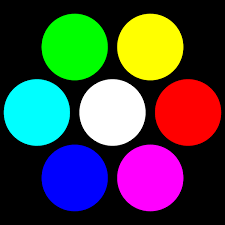
#> input picture module05-contours/circles.png, 225 x 225 px
$ jupyter execute 05_01_Contours.ipynb   (shell and % lines are left out)
#> lines starting #> are read from the running program, lines starting #| are printed output that depends on the picture; after the words box and inside, x2 and y2 are one past the last pixel; in counts of white or black regions, pixels touching at a corner belong together; long printed decimals are rounded
# OpenCV Contours
In general contours are the boundary pixels of an object/image that has same color and intensity. They are useful in shape analysis and object detection/recognition using traditional computer vision algorithms. You can do a lot of analysis based on contours to arrive at a solution to many computer vision problems.

In this Notebook, you will learn the approach and many different aspects of contour analysis.

## <font style="color:rgb(50,120,229)">Objective </font>
 - Learn how to find contour.
 - Learn drawing contour.
 - Learn various properties, such as **centre of mass, area of parameter, fitting bounding box and ellipse**

## 1. Import Libraries

[cell 1]
import cv2
import matplotlib.pyplot as plt
import numpy as np

if 'google.colab' in str(get_ipython()):
    print("Downloading Code to Colab Environment")
    !wget https://www.dropbox.com/sh/vmzfc3wy5wwfrvi/AACY8uK6k6aTF5QJahLkAplta?dl=1 -O module-code.zip -q --show-progress
    !unzip -qq module-code.zip
else:
    pass

[cell 2]
import matplotlib
matplotlib.rcParams['figure.figsize'] = (20.0, 10.0)
matplotlib.rcParams['image.cmap'] = 'gray'

## 2. Load an image and display

[cell 3]
imagePath = 'circles.png'
image = cv2.imread(imagePath)
#> image is the input picture: shape (225, 225, 3); mean B, G, R 70, 70, 70
# Convert to grayscale
imageGray = cv2.cvtColor(image,cv2.COLOR_BGR2GRAY)
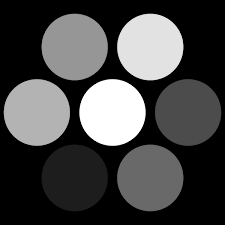
#> imageGray: shape (225, 225); min 0, max 255, mean 70

# Display image
plt.imshow(imageGray)

## 3. Threshold

Thresholding is required to convert the image to black and white, highlighting the objects-of-interest to make things easy for the contour detection algorithm. Thresholding turns the border of the object in the image completely white, with all pixels having the same intensity. The algorithm can now detect the borders of the objects from these white pixels.

[cell 4]
ret, thresh = cv2.threshold(imageGray, 90, 255, cv2.THRESH_BINARY)
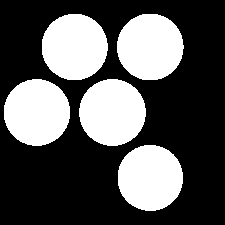
#> thresh: shape (225, 225); 34.3% white; 5 white regions
plt.imshow(thresh)

## 4. Contour Finding
There are many algorithms for finding Contours. Here, We will use the OpenCV function [**`findContours`**](https://docs.opencv.org/4.5.2/d3/dc0/group__imgproc__shape.html#gadf1ad6a0b82947fa1fe3c3d497f260e0) to get the boundaries of the objects.

### <font style="color:rgb(8,133,37)">Function Syntax </font>

```python
contours, hierarchy	=	cv.findContours(image, mode, method[, contours[, hierarchy[, offset]]])
```

Where,

- **`image`**	- input image (8-bit single-channel). Non-zero pixels are treated as 1's. Zero pixels remain 0's, so the image is treated as binary . You can use compare, inRange, threshold , adaptiveThreshold, Canny, and others to create a binary image out of a grayscale or color one.
- **`contours`** - Detected contours. Each contour is stored as a vector of points.
- **`hierarchy`** - Optional output vector containing information about the image topology.
- **`mode`** - Contour retrieval mode, ( RETR_EXTERNAL, RETR_LIST, RETR_CCOMP, RETR_TREE )
- **`method`** - Contour approximation method. ( CHAIN_APPROX_NONE, CHAIN_APPROX_SIMPLE, CHAIN_APPROX_TC89_L1 etc )
- **`offset`** - Optional offset by which every contour point is shifted. This is useful if the contours are extracted from the image ROI and then they should be analyzed in the whole image context.

### <font style="color:rgb(8,133,37)">OpenCV Documentation</font>

[**`drawContours()`**](https://docs.opencv.org/4.5.2/d6/d6e/group__imgproc__draw.html#ga746c0625f1781f1ffc9056259103edbc)

[cell 5]
# Find all contours in the image.
contours, hierarchy = cv2.findContours(thresh, cv2.RETR_LIST, cv2.CHAIN_APPROX_SIMPLE)
#> contours = 5 contours; box (x1, y1, x2, y2) and area: (79, 79, 146, 146) 3414, (117, 14, 184, 80) 3399, (4, 79, 70, 146) 3389, (42, 14, 108, 80) 3365, (118, 145, 183, 211) 3312

[cell 6]
# Number of contours.
print("Number of contours found = {}".format(len(contours)))
#| Number of contours found = 5

# Hierarchy.
print("\nHierarchy : \n{}".format(hierarchy))
#| Hierarchy :
#| [[[ 1 -1 -1 -1]
#|   [ 2  0 -1 -1]
#|   [ 3  1 -1 -1]
#|   [ 4  2 -1 -1]
#|   [-1  3 -1 -1]]]

# 5.1 Drawing Contours

[cell 7]
# Create a copy of the original image.
imageCopy1 = imageGray.copy()
imageCopy1 = cv2.cvtColor(imageCopy1, cv2.COLOR_GRAY2BGR)
# Draw all the contours.
cv2.drawContours(imageCopy1, contours, -1, (0,0,255), 2)
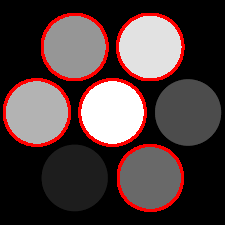
#> imageCopy1: shape (225, 225, 3); mean B, G, R 62.1, 62.1, 80
plt.imshow(imageCopy1[:,:,::-1])

Here we can see that both the inner and outer contours have been detected. What if we only want to detect the outer contours? In that case, we can use `cv2.RETR_EXTERNAL` mode while calling `cv2.findContours` function. To acquire number of contours, we simply find the length of the array.

[cell 8]
# Find external contours in the image.
contours, hierarchy = cv2.findContours(thresh, cv2.RETR_EXTERNAL, cv2.CHAIN_APPROX_SIMPLE)
print("Number of contours found = {}".format(len(contours)))
#| Number of contours found = 5

# Create a copy of the original image.
imageCopy2 = image.copy()

# Draw all the contours.
cv2.drawContours(imageCopy2, contours, -1, (0,0,255), 4)
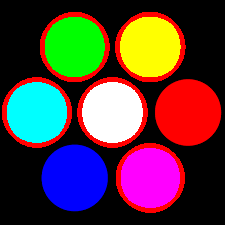
#> imageCopy2: shape (225, 225, 3); 9.19% of pixels changed, all inside (x1, y1, x2, y2) = (2, 12, 186, 213)

# Display.
plt.imshow(imageCopy2[:,:,::-1])

## 5.2 Draw nth contour
Let's see how to draw only the 4th contour. Note that right now we do not know the numbering of contour in terms of the shapes present in the figure.

[cell 9]
# Create a copy of the original image.
imageCopy3 = image.copy()
# Draw contours.
cv2.drawContours(imageCopy3, contours[0], -1, (0,0,255), 4)
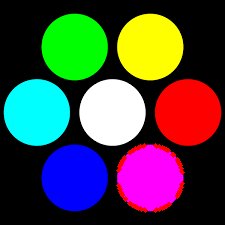
#> imageCopy3: shape (225, 225, 3); 1.25% of pixels changed, all inside (x1, y1, x2, y2) = (116, 143, 185, 213)
# Display.
plt.imshow(imageCopy3[:,:,::-1])

## 6. Contour Properties
Once we detect the contours from an image, it becomes very easy to do further analysis on the basis of various properties of contours. Let us discuss a few useful properties of contours.

### <font style="color:rgb(8,133,37)">OpenCV Documentation</font>

[**`moments()`**](https://docs.opencv.org/4.5.2/d8/d23/classcv_1_1Moments.html)

[**`contourArea()`**](https://docs.opencv.org/4.5.2/d3/dc0/group__imgproc__shape.html#ga2c759ed9f497d4a618048a2f56dc97f1)

[**`boundingRect()`**](https://docs.opencv.org/4.5.2/db/dd6/classcv_1_1RotatedRect.html#a055a5d35e50bce65e3b1dee318dd3044)

[**`minEnclosingCircle()`**](https://docs.opencv.org/4.5.2/d3/dc0/group__imgproc__shape.html#ga8ce13c24081bbc7151e9326f412190f1)

[**`fitEllipse()`**](https://docs.opencv.org/4.5.2/d3/dc0/group__imgproc__shape.html#gaf259efaad93098103d6c27b9e4900ffa)

[**`minAreaRect`**](https://docs.opencv.org/4.5.2/d3/dc0/group__imgproc__shape.html#ga3d476a3417130ae5154aea421ca7ead9)

### <font style="color:rgb(50,120,229)"> 6.1 Center of Mass or Centroid</font>
Let us find the center of mass for each contour.

[cell 10]
# Find all contours in the image.
contours, hierarchy = cv2.findContours(thresh, cv2.RETR_LIST, cv2.CHAIN_APPROX_SIMPLE)

# Create a copy of the original image.
imageCopy4 = image.copy()

# Draw all the contours.
cv2.drawContours(imageCopy4, contours, -1, (0,0,255), 3)

[cell 11]
for cnt in contours:
    # We will use the contour moments
    # to find the centroid.
    M = cv2.moments(cnt)
    x = int(round(M["m10"]/M["m00"]))
    y = int(round(M["m01"]/M["m00"]))

    # Mark the center.
    cv2.circle(imageCopy4, (x,y), 10, (255,0,0), -1)
#> this loop made 5 passes
#> (x, y) on passes 1 to 5: (150, 177), (112, 112), (36, 112), (150, 47), (74, 47)
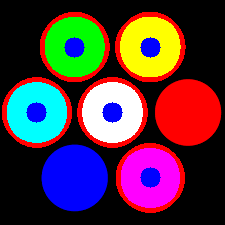
#> imageCopy4: shape (225, 225, 3); 3.13% of pixels changed, all inside (x1, y1, x2, y2) = (26, 37, 161, 188)

# Display.
plt.imshow(imageCopy4[:,:,::-1])

For the octagone shape, you can see that two points were marked very close, almost overlapping. That is because there are two contours having centroid close to each other.

### <font style="color:rgb(50,120,229)">6.2 Area and Perimeter</font>

[cell 12]
for index,cnt in enumerate(contours):
    area = cv2.contourArea(cnt)
    perimeter = cv2.arcLength(cnt, True)
    print("Contour #{} has area = {} and perimeter = {}".format(index+1,area,perimeter))
#> this loop made 5 passes
#> (area, perimeter) on passes 1 to 5: (3311.5, 215.2), (3414, 219.5), (3389, 217.5), (3399, 217.5), (3365, 216.7)
#| Contour #1 has area = 3311.5 and perimeter = 215.238
#| Contour #2 has area = 3414.0 and perimeter = 219.480
#| Contour #3 has area = 3389.0 and perimeter = 217.480
#| Contour #4 has area = 3399.0 and perimeter = 217.480
#| Contour #5 has area = 3365.0 and perimeter = 216.652

### <font style="color:rgb(50,120,229)">6.3 Bounding Boxes</font>

There are 2 type of bounding boxes we can create around a contour:

1. A vertical rectangle
2. A rotated rectangle - This is the bounding box with the minimum area

[cell 13]
# Create a copy of the original image.
imageCopy5 = image.copy()
for cnt in contours:
    # Vertical rectangle.
    x,y,w,h = cv2.boundingRect(cnt)
    cv2.rectangle(imageCopy5, (x,y), (x+w,y+h), (0,255,0), 4)
#> this loop made 5 passes
#> (x, y, w, h) on passes 1 to 5: (118, 145, 65, 66), (79, 79, 67, 67), (4, 79, 66, 67), (117, 14, 67, 66), (42, 14, 66, 66)
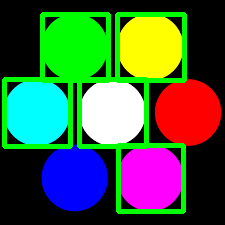
#> imageCopy5: shape (225, 225, 3); 11.54% of pixels changed, all inside (x1, y1, x2, y2) = (2, 12, 187, 214)
# Display.
plt.imshow(imageCopy5[:,:,::-1])

[cell 14]
# Create a copy of the original image.
imageCopy6 = image.copy()
for cnt in contours:
    # Rotated bounding box
    box = cv2.minAreaRect(cnt)
    boxPts = np.int0(cv2.boxPoints(box))
    # Draw contours.
    cv2.drawContours(imageCopy6, [boxPts], -1, (0,255,0), 4)
#> this loop made 5 passes
#> (box, boxPts) on passes 1 to 5: (((150, 177.5), (65, 64), -90), [[182, 210], [118, 210], [118, 145], [182, 145]]), (((112, 112), (66, 66), -90), [[145, 145], [79, 145], [79, 79], [145, 79]]), (((36.5, 112), (66, 65), -90), [[69, 145], [4, 145], [4, 79], [69, 79]]), (((150, 46.5), (65, 66), -90), [[183, 79], [117, 79], [117, 14], [183, 14]]), (((74.5, 46.5), (65, 65), -90), [[107, 79], [42, 79], [42, 14], [107, 14]])
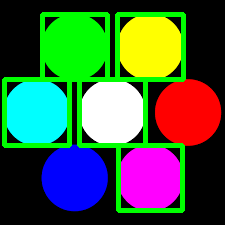
#> imageCopy6: shape (225, 225, 3); 11.17% of pixels changed, all inside (x1, y1, x2, y2) = (2, 12, 186, 213)
plt.imshow(imageCopy6[:,:,::-1])

### <font style="color:rgb(50,120,229)">6.4 Fit a circle and ellipse</font>
Circle fitting can be compared with vertical bounding box fitting. It works best with images with square aspect ratio.

[cell 15]
# Create a copy of the original image.
imageCopy7 = image.copy()
for cnt in contours:
    # Circle fitting.
    ((x,y),radius) = cv2.minEnclosingCircle(cnt)
    cv2.circle(imageCopy7, (int(x),int(y)), int(round(radius)), (0,255,0), 4)
#> this loop made 5 passes
#> (x, y, radius) on passes 1 to 5: (149.8, 177.4, 32.97), (112, 112, 33.38), (36.32, 112, 33.33), (149.8, 46.5, 33.43), (74.09, 46.52, 33.25)
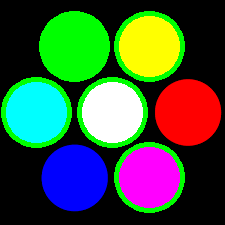
#> imageCopy7: shape (225, 225, 3); 9.27% of pixels changed, all inside (x1, y1, x2, y2) = (1, 11, 185, 213)
plt.imshow(imageCopy7[:,:,::-1])

On the other hand, ellipse fitting can be compared with rotated bounding box that covers leaves minimum extra area. Note that we can fit an ellipse only when the contour has atleast 5 points.

[cell 16]
# Create a copy of the original image.
imageCopy8 = image.copy()
for cnt in contours:
    if len(cnt) < 5:
        continue
    # Ellipse fitting.
    ellipse = cv2.fitEllipse(cnt)
    cv2.ellipse(imageCopy8, ellipse, (0,255,0), 4)
#> this loop made 5 passes
#> ellipse on passes 1 to 5: ((149.8, 177.4), (64.86, 65.18), 171.9), ((112, 112), (65.87, 65.97), 0), ((36.37, 112), (65.59, 65.84), 5.1), ((149.8, 46.51), (65.76, 66.03), 176.5), ((74.15, 46.53), (65.33, 65.73), 0.586)
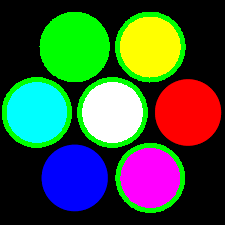
#> imageCopy8: shape (225, 225, 3); 9.16% of pixels changed, all inside (x1, y1, x2, y2) = (2, 12, 186, 213)
plt.imshow(imageCopy8[:,:,::-1])
